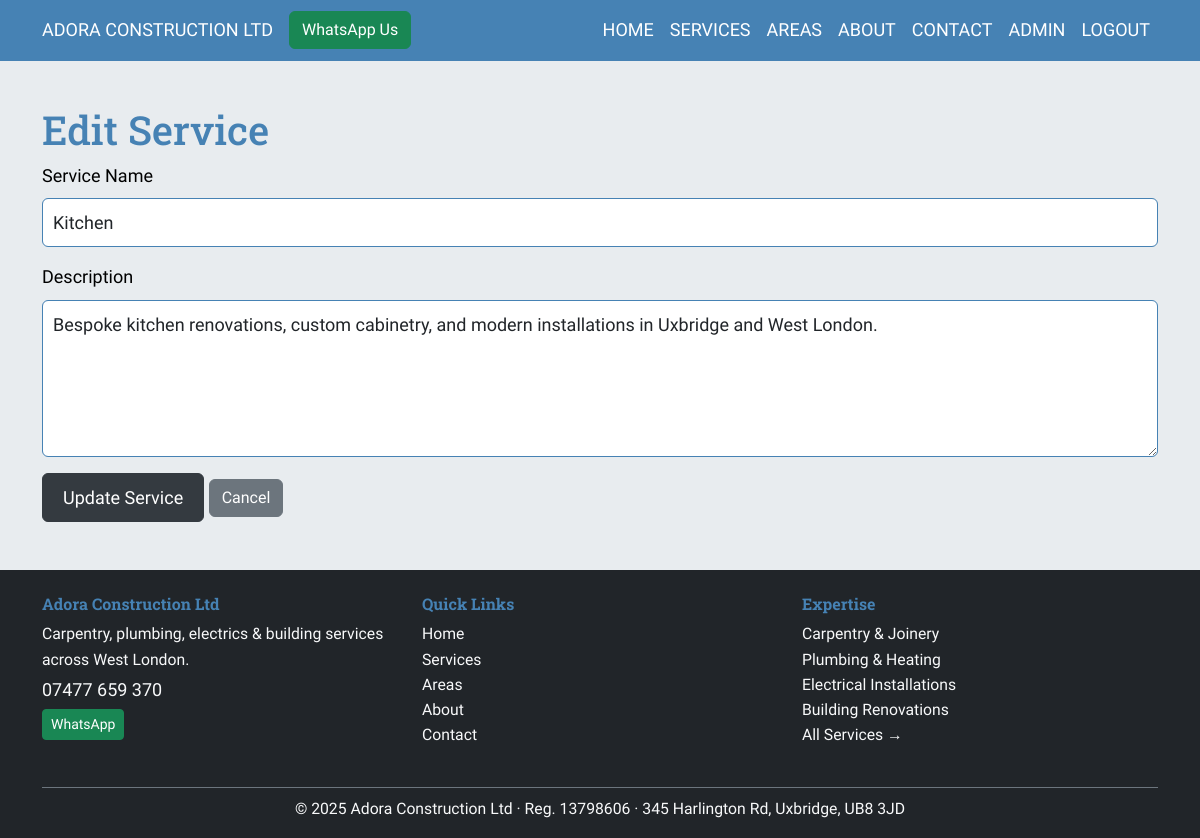
The app's page /admin/service/1/edit (signed in), older data.
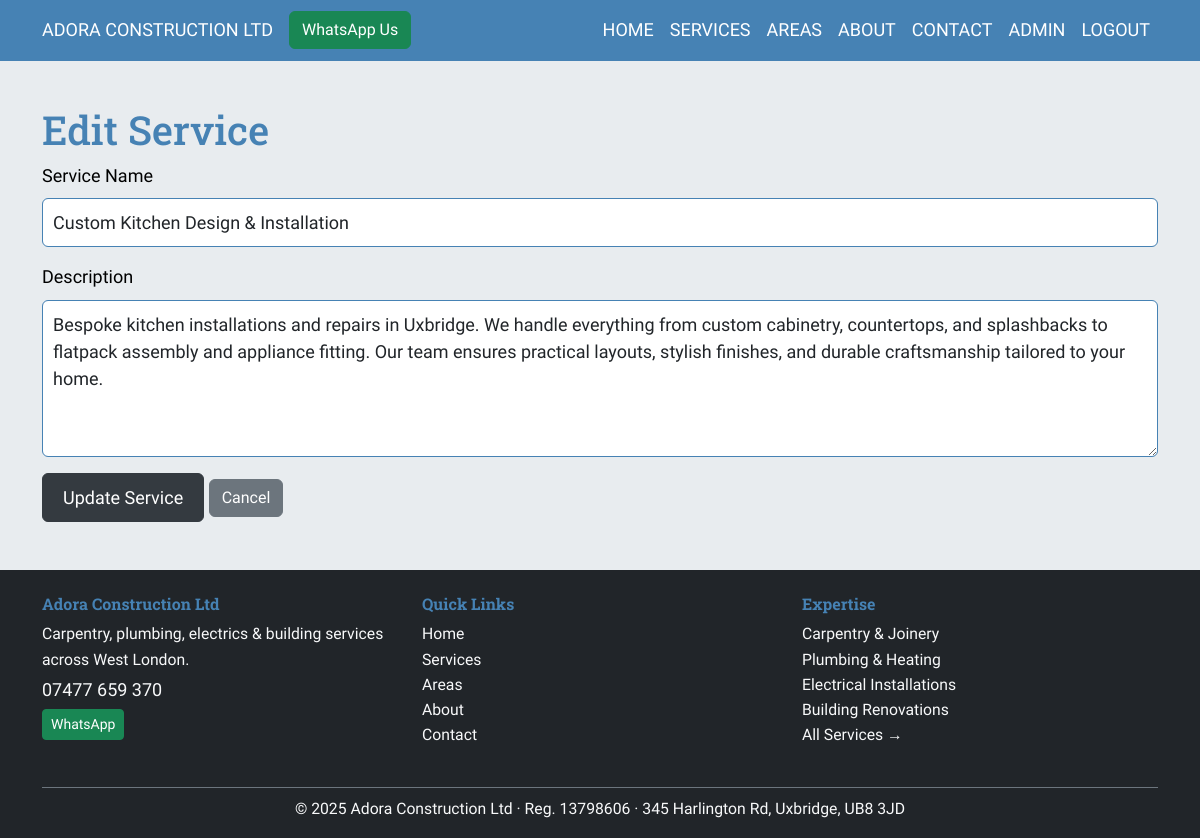
The same page, newer data.
### app.py (models this page shows)
class Service(db.Model):
    id = db.Column(db.Integer, primary_key=True)
    name = db.Column(db.String(100), unique=True, nullable=False)
    description = db.Column(db.Text, nullable=False)
    images = db.relationship('Image', backref='service', lazy=True)

### app.py (the view, shortened to what this page needs)
@app.route('/admin/service/<int:id>/edit', methods=['GET', 'POST'])
@login_required
@csrf.exempt
def edit_service(id):
    service = Service.query.get_or_404(id)
    return render_template('edit_service.html', service=service)

### app.py (called while the page is built)
@login_manager.user_loader
def load_user(user_id):
    return User.query.get(int(user_id))

### templates/edit_service.html (shortened to what this page needs)
{% extends 'base.html' %}
{% block content %}
    <div class="container my-5">
    <br><br>
        <h1>Edit Service</h1>
        <form method="POST">
            <div class="mb-3">
                <label for="name" class="form-label">Service Name</label>
                <input type="text" class="form-control" id="name" name="name" value="{{ service.name }}" required>
            </div>
            <div class="mb-3">
                <label for="description" class="form-label">Description</label>
                <textarea class="form-control" id="description" name="description" rows="5" required>{{ service.description }}</textarea>
            </div>
            <button type="submit" class="btn btn-primary">Update Service</button>
            <a href="{{ url_for('admin_dashboard') }}" class="btn btn-secondary">Cancel</a>
        </form>
    </div>
{% endblock %}

Row changes from the older to the newer data that the page shows:
changed Service: name "Kitchen" → "Custom Kitchen Design & Installation"; description "Bespoke kitchen renovations, custom cabinetry, and modern installations in Uxbridge and West London." → "Bespoke kitchen installations and repairs in Uxbridge. We handle everything from custom cabinetry, countertops, and splashbacks to flatpack assembly and appliance fitting. Our team ensures practical layouts, stylish finishes, and durable craftsmanship tailored to your home."
